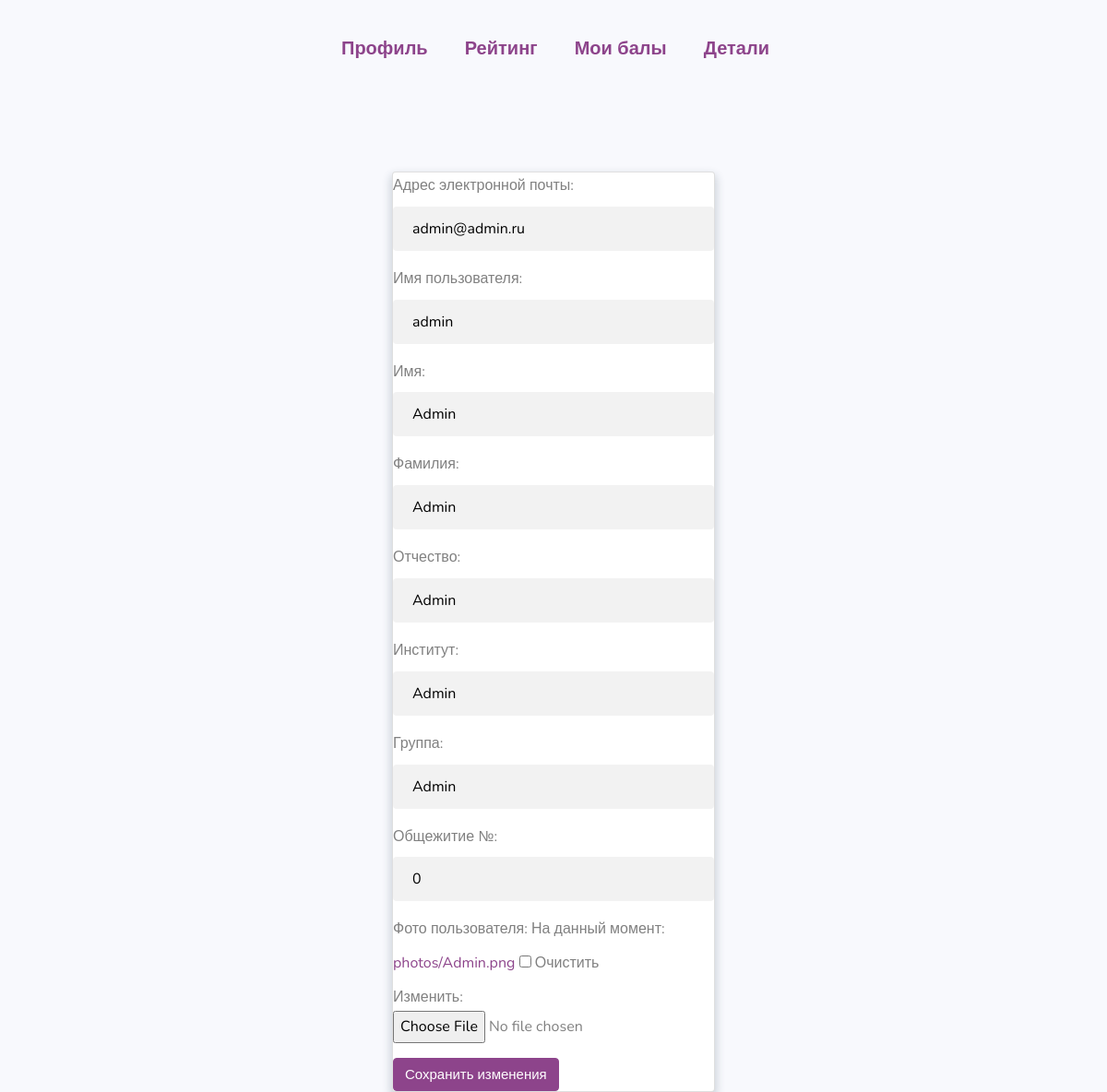
Screenshot of /update/ (signed in) with the database file from the repository.
### Points/models.py (models this page shows, shortened)
class Student(AbstractUser):
    email = models.EmailField(_('Адрес электронной почты'), unique=True)
    username = models.CharField(_('Имя пользователя'), max_length=50, unique=True)
    first_name = models.CharField(_('Имя'), max_length=50)
    second_name = models.CharField(_('Фамилия'), max_length=50)
    third_name = models.CharField(_('Отчество'), max_length=50)
    group = models.CharField(_('Группа'), max_length=10)
    institute = models.CharField(_('Институт'), max_length=20)
    hostel = models.CharField(_('Общежитие №'), max_length=1)
    photo = models.ImageField(upload_to='photos', null=True, blank=True, verbose_name='Фото пользователя')
    points = models.IntegerField(_('Баллы'), null=True, blank=True)
    USERNAME_FIELD = 'email'
    REQUIRED_FIELDS = ['username']
    objects = StudentManager()
    class Meta:
        verbose_name = 'Студент'
        verbose_name_plural = 'Студенты'

### Points/views.py (the view)
# urls.py: path('update/', update_page, name='update'),
def update_page(request):
    context = {}
    if request.POST:
        form = StudentUpdateForm(request.POST, request.FILES, instance=request.user)
        if form.is_valid():
            form.save()
            return redirect('profile')
    else:
        form = StudentUpdateForm(
            initial={
                'email': request.user.email,
                'username': request.user.username,
                'first_name': request.user.first_name,
                'second_name': request.user.second_name,
                'third_name': request.user.third_name,
                'institute': request.user.institute,
                'group': request.user.group,
                'hostel': request.user.hostel,
                'photo': request.user.photo,
            }
        )
    context['form'] = form
    return render(request, 'Points/update_page.html', context)

### Points/templates/Points/update_page.html (shortened to what this page needs)
{% extends 'Points/base.html' %}
{% block loadstatic %}
{% load static %}
{% endblock loadstatic %}
{% block css %}
<link rel="stylesheet" href="{% static 'css/update.css' %}">
{% endblock css %}
{% block content %}
<div class="card">
    <form method="post" enctype="multipart/form-data">
        {{ form.as_p }}
        <button type="submit" class="btn btn-primary rounded submit">Сохранить изменения</button>
    </form>
</div>
{% endblock content %}

### rows the page displays
Student: email "admin@admin.ru", username "admin", first_name "Admin", second_name "Admin", third_name "Admin", institute "Admin", group "Admin", hostel "0"
